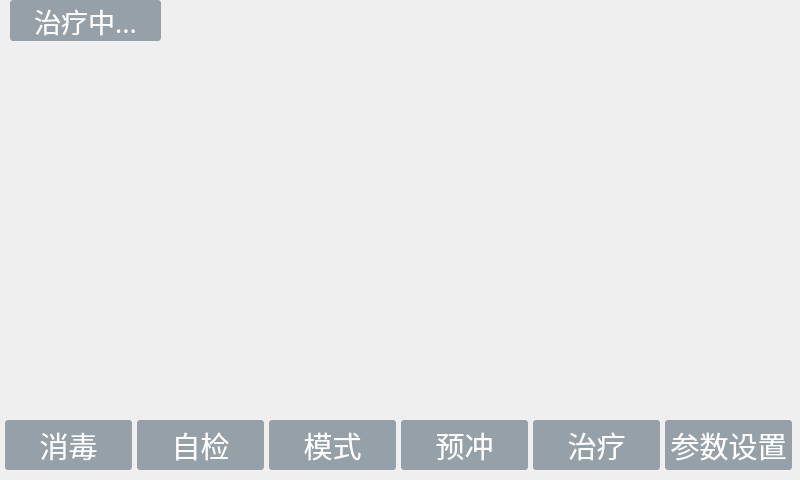
<?xml version="1.0" encoding="UTF-8"?>
<ui version="4.0">
 <class>Process</class>
 <widget class="QWidget" name="Process">
  <property name="geometry">
   <rect>
    <x>0</x>
    <y>0</y>
    <width>800</width>
    <height>480</height>
   </rect>
  </property>
  <property name="windowTitle">
   <string>Form</string>
  </property>
  <widget class="QLabel" name="label">
   <property name="geometry">
    <rect>
     <x>10</x>
     <y>0</y>
     <width>151</width>
     <height>41</height>
    </rect>
   </property>
   <property name="font">
    <font>
     <family>Tlwg Typewriter</family>
     <pointsize>20</pointsize>
    </font>
   </property>
   <property name="styleSheet">
    <string notr="true">QLabel { background-color: rgb(150,160,168); border-radius: 3px; color: rgb(255, 255, 255); } 
</string>
   </property>
   <property name="text">
    <string>治疗中...</string>
   </property>
   <property name="alignment">
    <set>Qt::AlignCenter</set>
   </property>
  </widget>
  <widget class="QPushButton" name="pushPrime">
   <property name="geometry">
    <rect>
     <x>401</x>
     <y>420</y>
     <width>127</width>
     <height>50</height>
    </rect>
   </property>
   <property name="font">
    <font>
     <pointsize>22</pointsize>
    </font>
   </property>
   <property name="styleSheet">
    <string notr="true">QPushButton { background-color: rgb(150,160,168); border-radius: 3px; color: rgb(255, 255, 255); } QPushButton:hover { background-color: rgb(123,147,168); }
QPushButton:focus { background-color: rgb(123,147,168); }</string>
   </property>
   <property name="text">
    <string>预冲</string>
   </property>
  </widget>
  <widget class="QPushButton" name="pushSetParameter">
   <property name="geometry">
    <rect>
     <x>665</x>
     <y>420</y>
     <width>127</width>
     <height>50</height>
    </rect>
   </property>
   <property name="font">
    <font>
     <pointsize>22</pointsize>
    </font>
   </property>
   <property name="styleSheet">
    <string notr="true">QPushButton { background-color: rgb(150,160,168); border-radius: 3px; color: rgb(255, 255, 255); } QPushButton:hover { background-color: rgb(123,147,168); }
QPushButton:focus { background-color: rgb(123,147,168); }</string>
   </property>
   <property name="text">
    <string>参数设置</string>
   </property>
   <property name="autoDefault">
    <bool>false</bool>
   </property>
   <property name="default">
    <bool>false</bool>
   </property>
   <property name="flat">
    <bool>false</bool>
   </property>
  </widget>
  <widget class="QPushButton" name="pushSetmodel">
   <property name="geometry">
    <rect>
     <x>269</x>
     <y>420</y>
     <width>127</width>
     <height>50</height>
    </rect>
   </property>
   <property name="font">
    <font>
     <pointsize>22</pointsize>
    </font>
   </property>
   <property name="styleSheet">
    <string notr="true">QPushButton { background-color: rgb(150,160,168); border-radius: 3px; color: rgb(255, 255, 255); } QPushButton:hover { background-color: rgb(123,147,168); }
QPushButton:focus { background-color: rgb(123,147,168); }</string>
   </property>
   <property name="text">
    <string>模式</string>
   </property>
  </widget>
  <widget class="QPushButton" name="pushClean">
   <property name="geometry">
    <rect>
     <x>5</x>
     <y>420</y>
     <width>127</width>
     <height>50</height>
    </rect>
   </property>
   <property name="font">
    <font>
     <pointsize>22</pointsize>
    </font>
   </property>
   <property name="styleSheet">
    <string notr="true">QPushButton { background-color: rgb(150,160,168); border-radius: 3px; color: rgb(255, 255, 255); } QPushButton:hover { background-color: rgb(123,147,168); }
QPushButton:focus { background-color: rgb(123,147,168); }</string>
   </property>
   <property name="text">
    <string>消毒</string>
   </property>
  </widget>
  <widget class="QPushButton" name="pushProcess">
   <property name="geometry">
    <rect>
     <x>533</x>
     <y>420</y>
     <width>127</width>
     <height>50</height>
    </rect>
   </property>
   <property name="font">
    <font>
     <pointsize>22</pointsize>
    </font>
   </property>
   <property name="styleSheet">
    <string notr="true">QPushButton { background-color: rgb(150,160,168); border-radius: 3px; color: rgb(255, 255, 255); } QPushButton:hover { background-color: rgb(123,147,168); }
QPushButton:focus { background-color: rgb(123,147,168); }
</string>
   </property>
   <property name="text">
    <string>治疗</string>
   </property>
   <property name="autoDefault">
    <bool>false</bool>
   </property>
  </widget>
  <widget class="QPushButton" name="pushCheck">
   <property name="geometry">
    <rect>
     <x>137</x>
     <y>420</y>
     <width>127</width>
     <height>50</height>
    </rect>
   </property>
   <property name="font">
    <font>
     <pointsize>22</pointsize>
    </font>
   </property>
   <property name="styleSheet">
    <string notr="true">QPushButton { background-color: rgb(150,160,168); border-radius: 3px; color: rgb(255, 255, 255); } QPushButton:hover { background-color: rgb(123,147,168); }
QPushButton:focus { background-color: rgb(123,147,168); }</string>
   </property>
   <property name="text">
    <string>自检</string>
   </property>
  </widget>
 </widget>
 <resources/>
 <connections/>
</ui>
